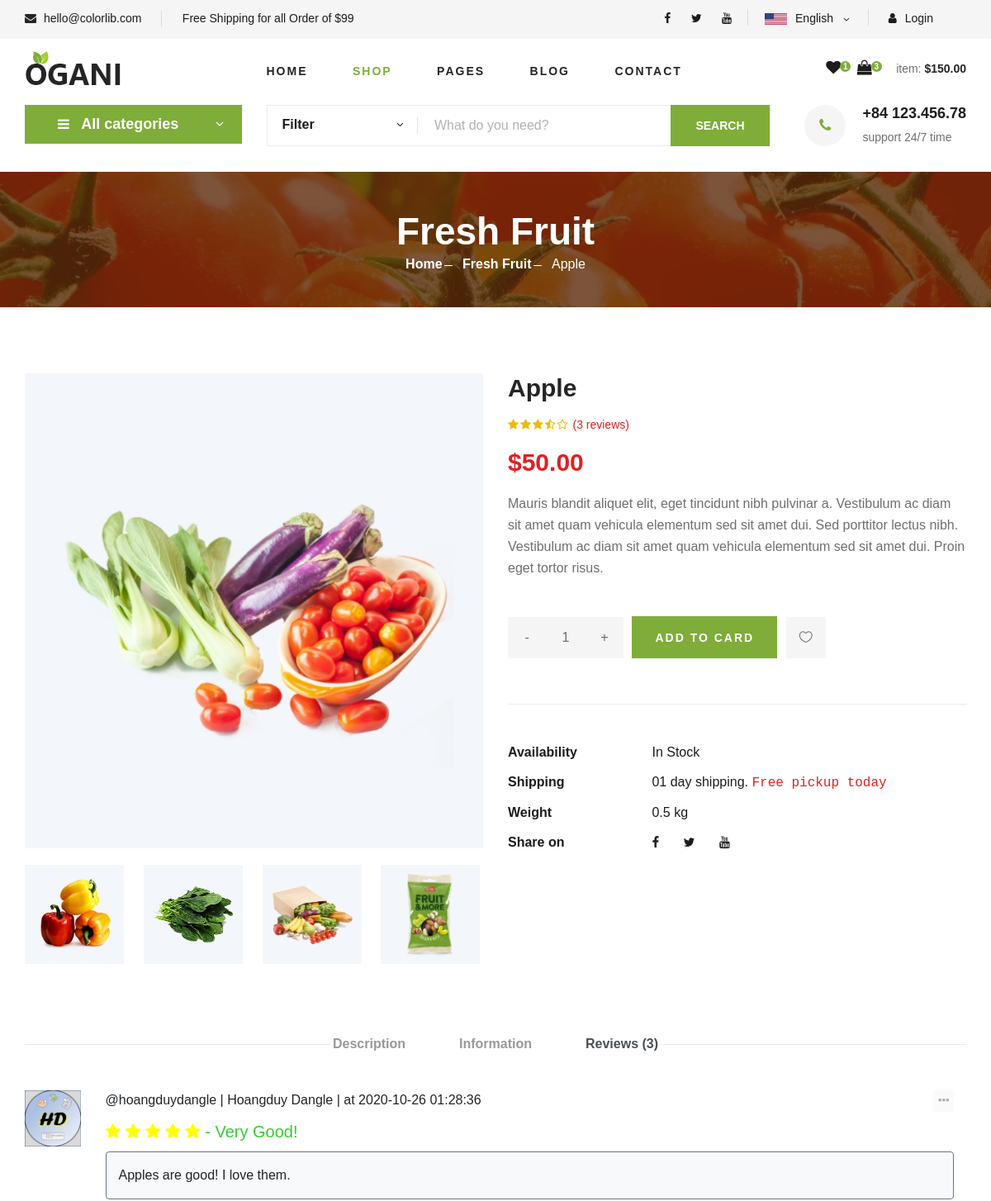
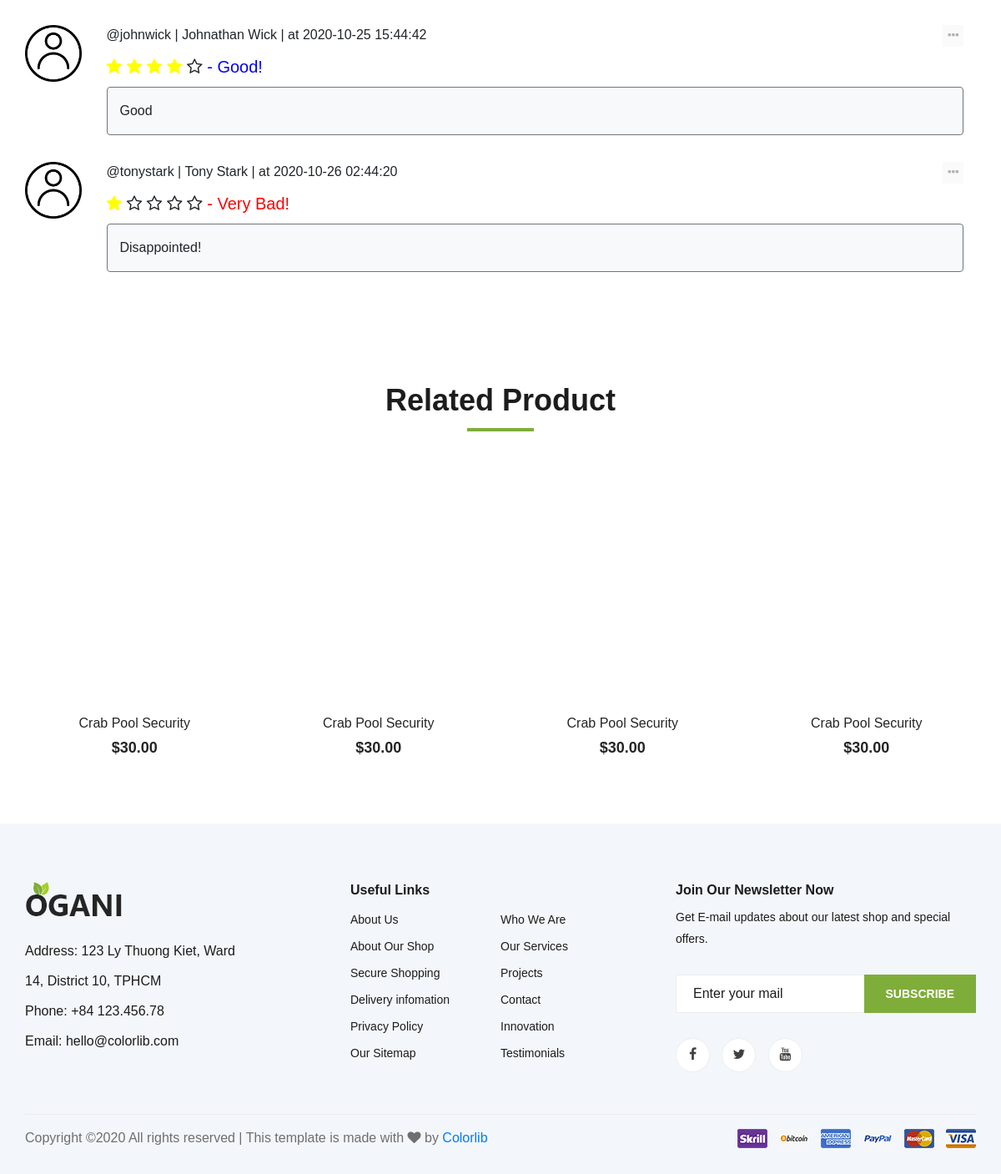
The page /shop/detail/apple on the database its author committed (2 pictures, top to bottom).
### tables this page shows
CREATE TABLE `item` (
  `id_item` varchar(100) NOT NULL,
  `name_item` varchar(100) NOT NULL DEFAULT 'Default name',
  `avatar_item` varchar(500) NOT NULL DEFAULT 'Default link',
  `description_item` varchar(500) NOT NULL DEFAULT 'Default description',
  `price_item` int(11) NOT NULL DEFAULT 0,
  `availability_item` tinyint(1) NOT NULL DEFAULT 1,
  `weight_item` float NOT NULL DEFAULT 0,
  `sale_off_item` int(11) NOT NULL DEFAULT 0,
  `featured` tinyint(1) NOT NULL DEFAULT 0,
  `best_seller_item` tinyint(1) NOT NULL DEFAULT 0,
  `date_created_item` datetime DEFAULT NULL,
  `latest_date_updated_item` datetime DEFAULT NULL,
  `category_item` varchar(100) DEFAULT NULL
);

CREATE TABLE `category` (
  `id_category` varchar(100) NOT NULL,
  `name_category` varchar(100) NOT NULL DEFAULT 'Default name'
);

CREATE TABLE `rating_user_item` (
  `username_user_rating` varchar(100) NOT NULL,
  `id_item_rating` varchar(100) NOT NULL,
  `rating` int(11) NOT NULL,
  `review` varchar(500) DEFAULT NULL,
  `date_rating` datetime NOT NULL
);

CREATE TABLE `user` (
  `username_user` varchar(100) NOT NULL,
  `password_user` varchar(500) NOT NULL,
  `fname_user` varchar(100) NOT NULL,
  `lname_user` varchar(100) NOT NULL,
  `bday_user` date NOT NULL,
  `avatar_user` varchar(500) DEFAULT NULL,
  `address_user` varchar(500) DEFAULT NULL,
  `email_user` varchar(500) DEFAULT NULL,
  `role_user` int(11) DEFAULT NULL
);

### mvc/views/pages/detail.php (the view, shortened to what the rows shown need)
<section class="breadcrumb-section set-bg" data-setbg="/tmdt_201/public/master1/img/breadcrumb.jpg">
    <div class="container">
        <div class="row">
            <div class="col-lg-12 text-center">
                <div class="breadcrumb__text">
                    <?php $item_object = json_decode($data["item"]); ?>
                    <h2><?php echo $item_object->name_category; ?></h2>
                    <div class="breadcrumb__option">
                        <a href="http://localhost/tmdt_201/home">Home</a>
                        <a href="http://localhost/tmdt_201/shop/<?php echo $item_object->category_item; ?>"><?php echo $item_object->name_category; ?></a>
                        <span><?php echo $item_object->name_item; ?></span>
                    </div>
                </div>
            </div>
        </div>
    </div>
</section>
<section class="product-details spad">
    <div class="container">
        <div class="row">
            <div class="col-lg-6 col-md-6">
                <div class="product__details__text">
                    <h3><?php echo $item_object->name_item; ?></h3>
                    <?php $review_list = json_decode($data['review_list']);
                    $size_list = count($review_list);
                    $average_rating = 0;
                    for($i = 0; $i < $size_list; $i++){
                        $average_rating += $review_list[$i]->rating;
                    }
                    $average_rating/=$size_list;
                    ?>
                    <div class="product__details__rating">
                        <i class="fa <?php echo ($average_rating > 0 && $average_rating < 0.3)?'fa-star-o':(($average_rating >= 0.3 && $average_rating < 0.7)?'fa-star-half-o':'fa-star');?>"></i>
                        <i class="fa <?php echo (($average_rating > 1 && $average_rating < 1.3) || $average_rating <= 1)?'fa-star-o':(($average_rating >= 1.3 && $average_rating < 1.7)?'fa-star-half-o':'fa-star');?>"></i>
                        <i class="fa <?php echo (($average_rating > 2 && $average_rating < 2.3) || $average_rating <= 2)?'fa-star-o':(($average_rating >= 2.3 && $average_rating < 2.7)?'fa-star-half-o':'fa-star');?>"></i>
                        <i class="fa <?php echo (($average_rating > 3 && $average_rating < 3.3) || $average_rating <= 3)?'fa-star-o':(($average_rating >= 3.3 && $average_rating < 3.7)?'fa-star-half-o':'fa-star');?>"></i>
                        <i class="fa <?php echo (($average_rating > 4 && $average_rating < 4.3) || $average_rating <= 4)?'fa-star-o':(($average_rating >= 4.3 && $average_rating < 4.7)?'fa-star-half-o':'fa-star');?>"></i>
                        <span>(<?php echo $size_list; ?> reviews)</span>
                    </div>
                    <div class="product__details__price">$50.00</div>
                    <p>Mauris blandit aliquet elit, eget tincidunt nibh pulvinar a. Vestibulum ac diam sit amet quam
                        vehicula elementum sed sit amet dui. Sed porttitor lectus nibh. Vestibulum ac diam sit amet
                        quam vehicula elementum sed sit amet dui. Proin eget tortor risus.</p>
                    <div class="product__details__quantity">
                        <div class="quantity">
                        </div>
                    </div>
                    <a href="#" class="primary-btn">ADD TO CARD</a>
                    <a href="#" class="heart-icon"><span class="icon_heart_alt"></span></a>
                    <ul>
                        <li><b>Availability</b>
                        </li>
                        <li><b>Shipping</b> <span>01 day shipping. <samp>Free pickup today</samp></span></li>
                        <li><b>Weight</b> <span>0.5 kg</span></li>
                        <li><b>Share on</b>
                        </li>
                    </ul>
                </div>
            </div>
            <div class="col-lg-12">
                <div class="product__details__tab">
                    <div class="tab-content">
                        <div class="tab-pane active" id="tabs-3" role="tabpanel">
                            <div class="product__details__tab__desc">
                                <?php
                                for($row = 0; $row < $size_list; $row++){
                                    $id_review = $review_list[$row]->username_user_rating." ".
                                    $review_list[$row]->id_item_rating." ".
                                    $review_list[$row]->date_rating;
                                    $id_review = str_replace(' ', '-', $id_review);
                                    $level_rating = "level-rating-".$id_review;
                                    $comment = "comment-".$id_review;
                                    $rating = $review_list[$row]->rating;
                                    $level_rating_content = '';
                                    $level_rating_color = '';
                                    switch($rating){
                                        case 1:
                                            $level_rating_content = " - Very Bad!";
                                            $level_rating_color = "red";
                                            break;
                                        case 4:
                                            $level_rating_content = " - Good!";
                                            $level_rating_color = "blue";
                                            break;
                                        case 5:
                                            $level_rating_content = " - Very Good!";
                                            $level_rating_color = "limegreen";
                                            break;
                                }
                                ?>
                                <div class="row mb-4">
                                    <div class="col-3 col-md-2 col-lg-1">
                                        <img src="<?php echo $review_list[$row]->avatar_user;?>">
                                    </div>
                                    <div class="col-9 col-md-10 col-lg-11">
                                        <div class="container pl-0 mb-2">
                                            <div class="row">
                                                <div class="col-10">
                                                    @<?php echo $review_list[$row]->username_user_rating." | ".
                                                    $review_list[$row]->fname_user." ".$review_list[$row]->lname_user." | ".
                                                    "at ".$review_list[$row]->date_rating;
                                                    ?>
                                                </div>
                                                <div class="col-2" style="text-align: right;">
                                                    <?php
                                                    $disabled = '';
                                                    if(!isset($_SESSION['username']) ||
                                                        (isset($_SESSION['username'])
                                                        && $_SESSION['username'] != $review_list[$row]->username_user_rating)){
                                                            $disabled = 'disabled';
                                                        }
                                                    ?>
                                                    <button class="border-0 review-option" data-toggle="dropdown" <?php echo $disabled;?>>
                                                        <i class="fa fa-ellipsis-h"></i>
                                                    </button>
                                                </div>
                                            </div>
                                        </div>
                                        <div class="container pl-0 mb-2">
                                            <div class="row">
                                                <div class="col-lg-12">
                                                    <div class="star-rating-disabled mb-2">
                                                        <span class="fa <?php echo $rating > 0?'fa-star':'fa-star-o';?>" data-rating="1"></span>
                                                        <span class="fa <?php echo $rating > 1?'fa-star':'fa-star-o';?>" data-rating="2"></span>
                                                        <span class="fa <?php echo $rating > 2?'fa-star':'fa-star-o';?>" data-rating="3"></span>
                                                        <span class="fa <?php echo $rating > 3?'fa-star':'fa-star-o';?>" data-rating="4"></span>
                                                        <span class="fa <?php echo $rating > 4?'fa-star':'fa-star-o';?>" data-rating="5"></span>
                                                        <span class="level-rating-disabled" id="<?php echo $level_rating;?>" style="color: <?php echo $level_rating_color;?>;">
                                                            <?php echo $level_rating_content;?>
                                                        </span>
                                                    </div>
                                                    <div class="container py-3 bg-light border border-secondary rounded" id="<?php echo $comment;?>"><?php echo $review_list[$row]->review;?></div>
                                                </div>
                                            </div>
                                        </div>
                                    </div>
                                </div>
                                <?php }
                                ?>
                            </div>
                        </div>
                    </div>
                </div>
            </div>
        </div>
    </div>
</section>
<section class="related-product">
    <div class="container">
        <div class="row">
            <div class="col-lg-12">
                <div class="section-title related__product__title">
                    <h2>Related Product</h2>
                </div>
            </div>
        </div>
    </div>
</section>

### rows shown on the page
item: category_item.name_category "Fresh Fruit", name_item "Apple"
rating_user_item: user.avatar_user (placeholder picture), username_user_rating "hoangduydangle", user.fname_user "Hoangduy", user.lname_user "Dangle", date_rating "2020-10-26 01:28:36", rating "- Very Good!", review "Apples are good! I love them."
rating_user_item: user.avatar_user (placeholder picture), username_user_rating "johnwick", user.fname_user "Johnathan", user.lname_user "Wick", date_rating "2020-10-25 15:44:42", rating "- Good!", review "Good"
rating_user_item: user.avatar_user (placeholder picture), username_user_rating "tonystark", user.fname_user "Tony", user.lname_user "Stark", date_rating "2020-10-26 02:44:20", rating "- Very Bad!", review "Disappointed!"

### other values the page prints
$size_list "3"
